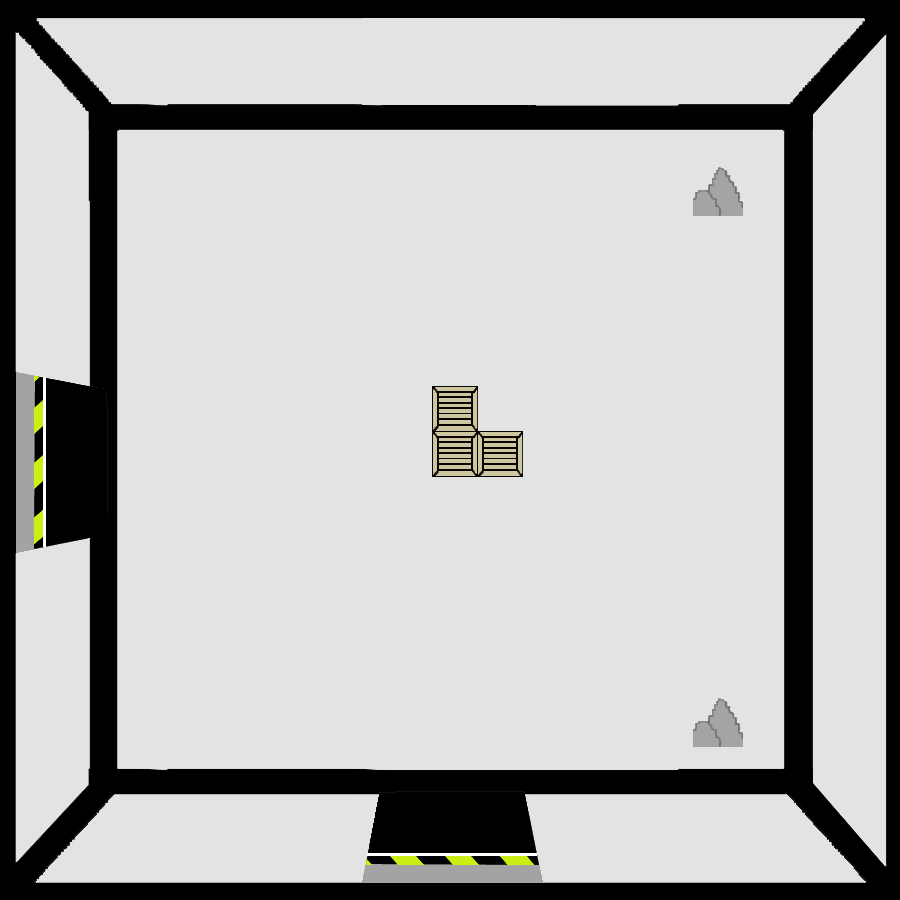

Below is a game level as drawn by its tile map, then a one-line description and the .tmx that defines it (tile-layer data replaced by summaries):
An orthogonal 100x100 tile map with 9x9 px tiles, 2 tile layers (SALA, OBJETOS), 3 tilesets.

<map version="1.2" tiledversion="1.3.3" orientation="orthogonal" renderorder="right-down" width="100" height="100" tilewidth="9" tileheight="9" infinite="0" nextlayerid="3" nextobjectid="1">
 <tileset firstgid="1" source="LAB13.tsx" />
 <tileset firstgid="10001" source="CAJA.tsx" />
 <tileset firstgid="10026" source="ROCAS.tsx" />
 <layer id="1" name="SALA" width="100" height="100">
  <data>[10000 cells, 10000 non-empty, 10000 distinct tile ids]</data>
 </layer>
 <layer id="2" name="OBJETOS" width="100" height="100">
  <data>[10000 cells, 749 non-empty, 698 distinct tile ids]</data>
 </layer>
</map>
